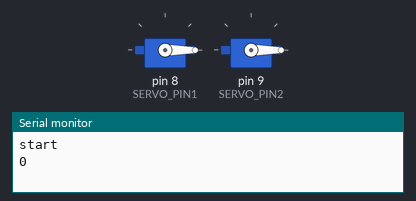
A sketch run on a simulated Arduino Uno, built with avr-gcc and run on an emulated ATmega328P. Parts: 2 × servo, the last lines printed to the serial monitor.

Above: at 0.05 s.
At 3.5 s:
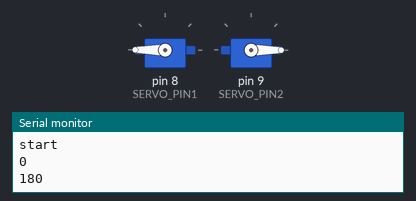
At 7.0 s:
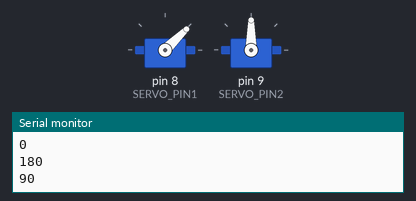
At 14.0 s:
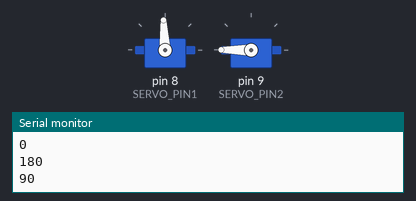
Timing chart, 0 to 18.2 s (numbered marks = the images above):
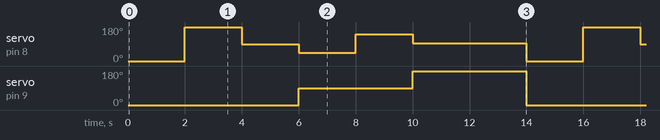

Measured:
- by itself, servo on pin 8 (SERVO_PIN1): repeats every 14.0 s: 90° 2.0 s, 44° 2.0 s, 141° 2.0 s, 93° 4.0 s, 0° 2.0 s, 180° 2.0 s
- by itself, servo on pin 9 (SERVO_PIN2): repeats every 14.0 s: 180° 4.0 s, 0° 6.0 s, 90° 4.0 s

The sketch:

2servo.ino
```cpp
#include <Servo.h>

// サーボのピン番号
const int SERVO_PIN1 = 8;
const int SERVO_PIN2 = 9;
// サーボのインスタンス
Servo servo1;
Servo servo2;

// INITがtrueの時は、モーターの位置を0にするだけ
const bool INIT = false;
//const bool INIT = true;


void setup() {
  // put your setup code here, to run once:
  Serial.begin(9600);
  servo1.attach(SERVO_PIN1);
  servo1.write(0);
  servo2.attach(SERVO_PIN2);
  servo2.write(0);
}

void loop() {
  // put your main code here, to run repeatedly:
  servo1.write(0);
  servo2.write(0);
  if (INIT) return;
  Serial.print("start\n");
  servo1.write(0);
  Serial.print("0\n");
  delay(2000);
  servo1.write(180);
  Serial.print("180\n");
  delay(2000);
  servo1.write(90);
  Serial.print("90\n");
  delay(2000);
  servo1.writeMicroseconds(1000);
  servo2.write(90);
  delay(2000);
  servo1.writeMicroseconds(2000);
  delay(2000);
  servo1.writeMicroseconds(1500);
  servo2.write(180);
  delay(4000);
}
```
